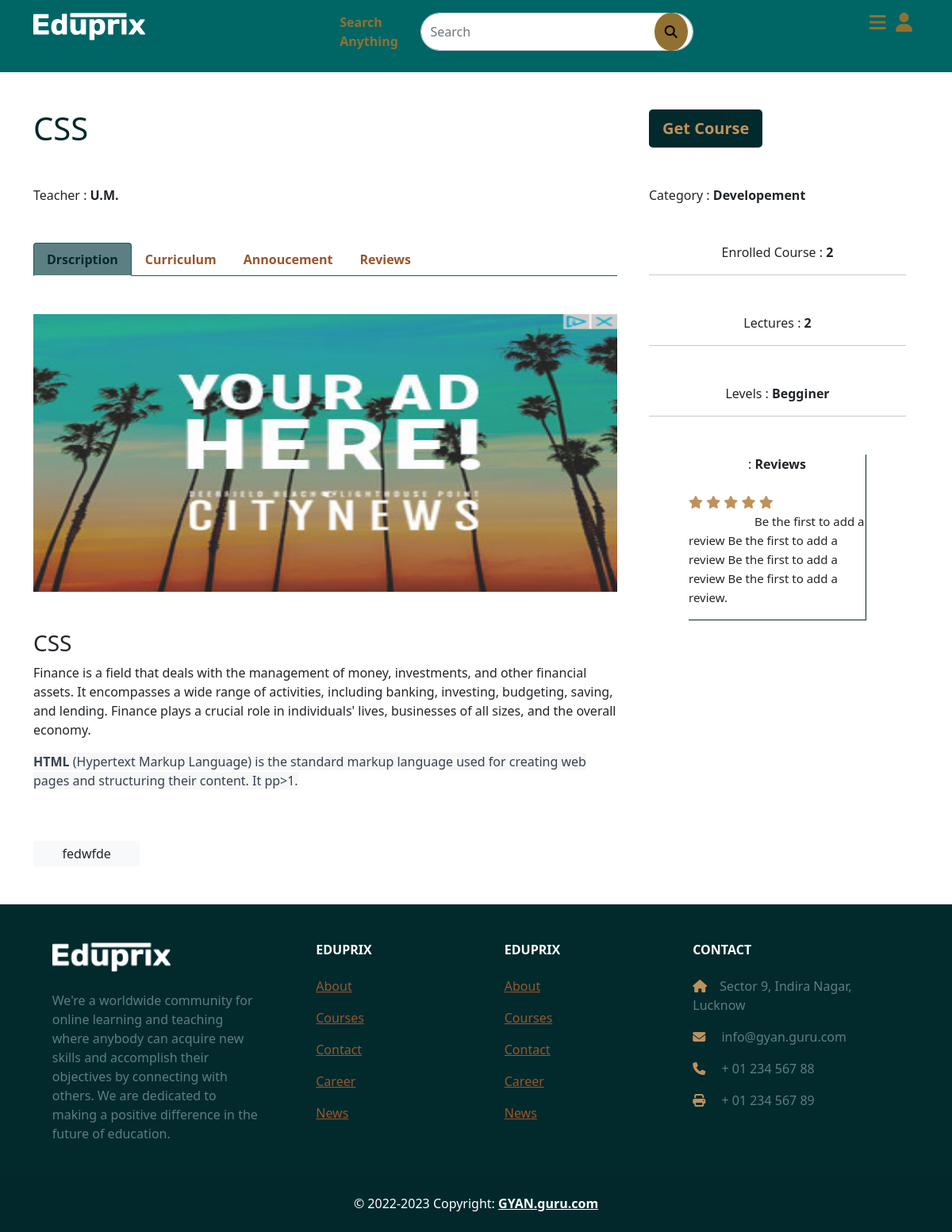
Screenshot of /coursedetails.php?id=3 with the database file from the repository.
### tables this page shows
CREATE TABLE `posts` (
  `id` int(11) NOT NULL,
  `cat_id` int(11) DEFAULT NULL,
  `title` varchar(100) DEFAULT NULL,
  `lebal` varchar(200) DEFAULT NULL,
  `tags` varchar(100) DEFAULT NULL,
  `desc` text DEFAULT NULL,
  `image` varchar(500) DEFAULT NULL,
  `post_date` varchar(15) DEFAULT NULL,
  `category` varchar(100) NOT NULL
);

### coursedetails.php (the view, shortened to what this page needs)
<?php
include 'action/config.php';
$id = $_GET['id'];
?>
<!doctype html>
<html lang="en">
<head>
    <link href="assets/css/style.css" rel="stylesheet" type="text/css">
    <link href="https://cdn.jsdelivr.net/npm/bootstrap@5.0.2/dist/css/bootstrap.min.css" rel="stylesheet">
    <link rel="stylesheet" href="https://cdnjs.cloudflare.com/ajax/libs/font-awesome/6.4.0/css/all.min.css" />
    <link href="https://cdn.jsdelivr.net/npm/bootstrap@5.0.2/dist/css/bootstrap.min.css" rel="stylesheet">
</head>
<body>
    <?php include 'header.php'; ?>
    <div class="container" style="margin-top: 90px;">
        <div class="row">
            <div class="col-lg-8">
                <?php $row = mysqli_fetch_array(mysqli_query($con,  "SELECT * FROM `posts` WHERE id= $id")); ?>
                <h1 class="coursetitleh1 mt-5"><?php echo $row['title'] ?></h1>
                <p class="mt-5">Teacher : <b>U.M.</b></p>
                <ul class="nav nav-tabs navtabul mt-5">
                    <li class="nav-item">
                        <a class="nav-link active colorancher" data-bs-toggle="tab" href="#msg">Drscription</a>
                    </li>
                    <li class="nav-item">
                        <a class="nav-link colorancher" data-bs-toggle="tab" href="#pro">Curriculum</a>
                    </li>
                    <li class="nav-item">
                        <a class="nav-link colorancher" data-bs-toggle="tab" href="#set">Annoucement</a>
                    </li>
                    <li class="nav-item">
                        <a class="nav-link colorancher" data-bs-toggle="tab" href="#rev">Reviews</a>
                    </li>
                </ul>
                <?php
                $row = mysqli_fetch_array(mysqli_query($con,  "SELECT * FROM `posts` WHERE id= $id")); ?>
                <div class="tab-content">
                    <div class="tab-pane container imgresponsivediv active mt-5" id="msg">
                        <div><img src=<?php echo 'assets/imgs/' . $row['image']; ?> width="100%" height="350px" /></div>
                        <div class="mt-5">
                            <h3><?php echo $row['title'] ?></h3>
                            <p><?php echo $row['desc'] ?></p>
                        </div>
                        <div>
                            <div class="row row-cols-2 row-cols-lg-5 g-2 g-lg-3 mt-5 mb-5 text-center">
                                <?php
                                $data1 =   explode(',', "$row[tags]");
                                foreach ($data1 as $value) { ?>
                                    <div class="col">
                                        <div class="p-1 bg-light"><?= $value ?></div>
                                    </div>
                                <?php } ?>
                            </div>
                        </div>
                    </div>
                </div>
            </div>
            <div class="col-lg-4">
                <div class="mt-5 mx-3 ">
                    <a href="enrolledcourse.php?id=<?= $id ?>&cid=<?= $_SESSION['id'] ?>"><button type="button" class="btn btngetcourse btn-lg">Get Course</button></a>
                    <p class="mt-5">Category : <b>Developement</b></p>
                    <p class="mt-5 text-center">Enrolled Course : <b>2</b></p>
                    <hr>
                    <p class="mt-5 text-center">Lectures : <b>2</b></p></i>
                    <hr>
                    <p class="mt-5 text-center">Levels : <b>Begginer</b></p>
                    <hr>
                    <div class="mt-5 designdiv">
                        <p class="mt-5 text-center m-4">: <b>Reviews</b><br>
                        <P>
                            <i class="fa fa-star reviewsicon" aria-hidden="true"></i>
                            <i class="fa fa-star reviewsicon" aria-hidden="true"></i>
                            <i class="fa fa-star reviewsicon" aria-hidden="true"></i>
                            <i class="fa fa-star reviewsicon" aria-hidden="true"></i>
                            <i class="fa fa-star reviewsicon" aria-hidden="true"></i>
                            </span> <br><span class="reviewsword">Be the first to add a review Be the first to add a review Be the first to add a review Be the first to add a review.
                            </span>
                        </P>
                    </div>
                </div>
            </div>
        </div>
    </div>
    <?php include 'footer.php' ?>
</body>
</html>

### assets/css/style.css (style rules this page uses)
.coursetitleh1 { color: #02292C; }
.colorancher { color: #99562D !important; font-weight: bold !important; }
.navtabul { border-bottom:1px solid #006565 !important; }
.nav-tabs .nav-link.active { background: #5C7F83 !important; color: #02292C!important; border-color: #006565 #006565#fff #006565 !important; }
.imgresponsivediv { padding-right: 0px!important; padding-left: 0px !important; }
.reviewsicon { color: #bf925c; }
.reviewsword { margin-left: 83px; font-size: 15px; }
.btngetcourse { background-color: #02292C!important; color: #bf925c!important; font-weight: bold !important; }
.designdiv { border-right: 1px solid #02292C; border-bottom: 1px solid #02292C; margin: 50px; }

### rows the page displays
posts: title "CSS", image (picture), desc "Finance is a field that deals with the management of money, investments, and other financial assets. It encompasses a wide range of activities, including banking, investing, budgeting, saving, and lending. Finance plays a crucial role in individuals' lives, businesses of all sizes, and the overall economy. HTML (Hypertext Markup Language) is the standard markup language used for creating web pages and structuring their content. It pp> 1.", tags "fedwfde"
